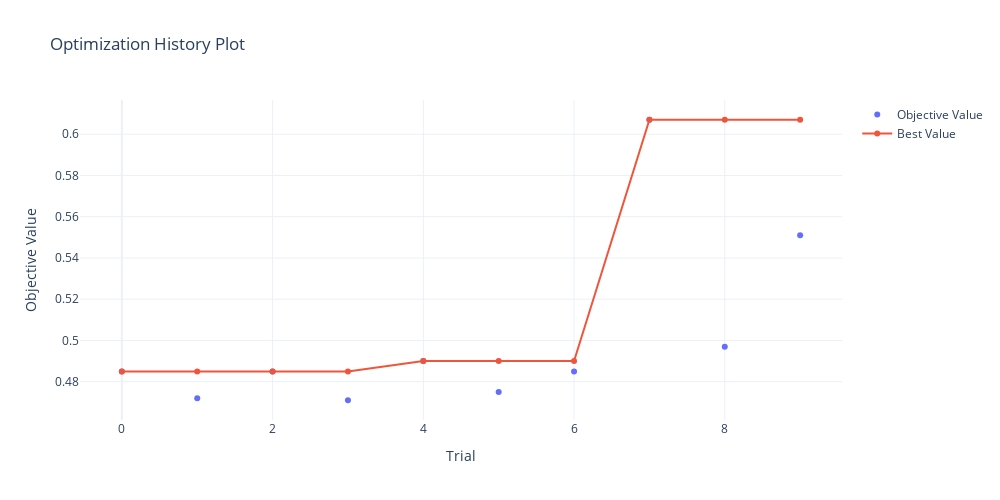
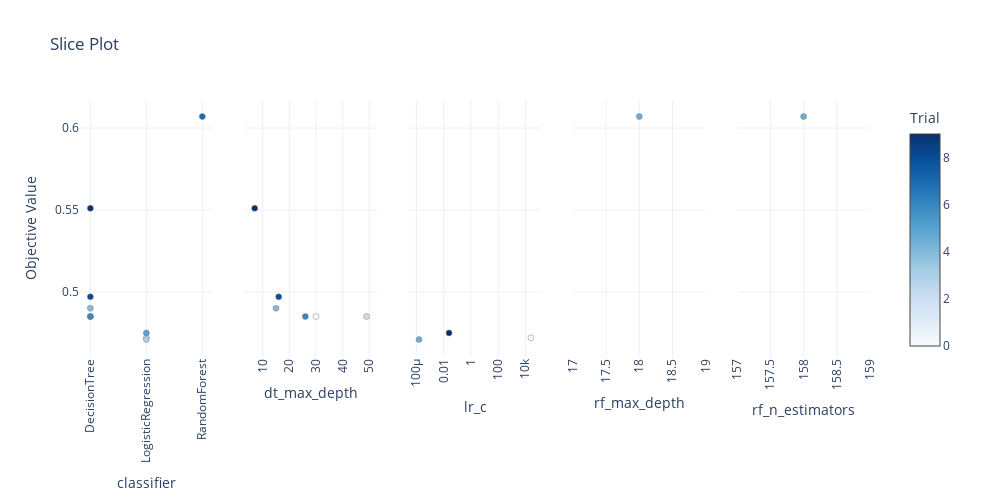

The notebook cell saved with these charts, in order:
### Markdown cell above
Визуализируем результаты.

### Code cell
print_best_params_and_metrics(study_downsampled.best_params, metrics)

fig = optuna.visualization.plot_optimization_history(study_downsampled)
fig.update_layout(template='plotly_white', width=FIG_WIDTH, height=FIG_HEIGHT)
fig.show()

fig = optuna.visualization.plot_slice(study_downsampled)
fig.update_layout(template='plotly_white', width=FIG_WIDTH, height=FIG_HEIGHT)
fig.update_xaxes(tickangle=-90)
fig.show()

fig = plot_roc_auc('upsampled', best_model, 'ROC for the best model, downsampled')
fig.show()

### Figure 1 — Plotly figure (JSON) as saved in the notebook; plotly's stock layout.template omitted (floating-point values rounded to 4 significant figures)
{"data": [{"mode": "markers", "name": "Objective Value", "type": "scatter", "x": [0, 1, 2, 3, 4, 5, 6, 7, 8, 9], "y": [0.485, 0.472, 0.485, 0.471, 0.49, 0.475, 0.485, 0.607, 0.497, 0.551]}, {"name": "Best Value", "type": "scatter", "x": [0, 1, 2, 3, 4, 5, 6, 7, 8, 9], "y": [0.485, 0.485, 0.485, 0.485, 0.49, 0.49, 0.49, 0.607, 0.607, 0.607]}], "layout": {"height": 500, "title": {"text": "Optimization History Plot"}, "width": 1000, "xaxis": {"title": {"text": "Trial"}}, "yaxis": {"title": {"text": "Objective Value"}}}}

### Figure 2 — Plotly figure (JSON) as saved in the notebook; plotly's stock layout.template omitted (floating-point values rounded to 4 significant figures)
{"data": [{"marker": {"color": [0, 1, 2, 3, 4, 5, 6, 7, 8, 9], "colorbar": {"title": {"text": "Trial"}, "x": 1, "xpad": 40}, "colorscale": [[0, "rgb(247,251,255)"], [0.125, "rgb(222,235,247)"], [0.25, "rgb(198,219,239)"], [0.375, "rgb(158,202,225)"], [0.5, "rgb(107,174,214)"], [0.625, "rgb(66,146,198)"], [0.75, "rgb(33,113,181)"], [0.875, "rgb(8,81,156)"], [1, "rgb(8,48,107)"]], "line": {"color": "Grey", "width": 0.5}, "showscale": true}, "mode": "markers", "showlegend": false, "type": "scatter", "x": ["DecisionTree", "LogisticRegression", "DecisionTree", "LogisticRegression", "DecisionTree", "LogisticRegression", "DecisionTree", "RandomForest", "DecisionTree", "DecisionTree"], "xaxis": "x", "y": [0.485, 0.472, 0.485, 0.471, 0.49, 0.475, 0.485, 0.607, 0.497, 0.551], "yaxis": "y"}, {"marker": {"color": [0, 2, 4, 6, 8, 9], "colorbar": {"title": {"text": "Trial"}, "x": 1, "xpad": 40}, "colorscale": [[0, "rgb(247,251,255)"], [0.125, "rgb(222,235,247)"], [0.25, "rgb(198,219,239)"], [0.375, "rgb(158,202,225)"], [0.5, "rgb(107,174,214)"], [0.625, "rgb(66,146,198)"], [0.75, "rgb(33,113,181)"], [0.875, "rgb(8,81,156)"], [1, "rgb(8,48,107)"]], "line": {"color": "Grey", "width": 0.5}, "showscale": false}, "mode": "markers", "showlegend": false, "type": "scatter", "x": [30, 49, 15, 26, 16, 7], "xaxis": "x2", "y": [0.485, 0.485, 0.49, 0.485, 0.497, 0.551], "yaxis": "y2"}, {"marker": {"color": [1, 3, 5], "colorbar": {"title": {"text": "Trial"}, "x": 1, "xpad": 40}, "colorscale": [[0, "rgb(247,251,255)"], [0.125, "rgb(222,235,247)"], [0.25, "rgb(198,219,239)"], [0.375, "rgb(158,202,225)"], [0.5, "rgb(107,174,214)"], [0.625, "rgb(66,146,198)"], [0.75, "rgb(33,113,181)"], [0.875, "rgb(8,81,156)"], [1, "rgb(8,48,107)"]], "line": {"color": "Grey", "width": 0.5}, "showscale": false}, "mode": "markers", "showlegend": false, "type": "scatter", "x": [24780.0, 0.0001588, 0.02491], "xaxis": "x3", "y": [0.472, 0.471, 0.475], "yaxis": "y3"}, {"marker": {"color": [7], "colorbar": {"title": {"text": "Trial"}, "x": 1, "xpad": 40}, "colorscale": [[0, "rgb(247,251,255)"], [0.125, "rgb(222,235,247)"], [0.25, "rgb(198,219,239)"], [0.375, "rgb(158,202,225)"], [0.5, "rgb(107,174,214)"], [0.625, "rgb(66,146,198)"], [0.75, "rgb(33,113,181)"], [0.875, "rgb(8,81,156)"], [1, "rgb(8,48,107)"]], "line": {"color": "Grey", "width": 0.5}, "showscale": false}, "mode": "markers", "showlegend": false, "type": "scatter", "x": [18], "xaxis": "x4", "y": [0.607], "yaxis": "y4"}, {"marker": {"color": [7], "colorbar": {"title": {"text": "Trial"}, "x": 1, "xpad": 40}, "colorscale": [[0, "rgb(247,251,255)"], [0.125, "rgb(222,235,247)"], [0.25, "rgb(198,219,239)"], [0.375, "rgb(158,202,225)"], [0.5, "rgb(107,174,214)"], [0.625, "rgb(66,146,198)"], [0.75, "rgb(33,113,181)"], [0.875, "rgb(8,81,156)"], [1, "rgb(8,48,107)"]], "line": {"color": "Grey", "width": 0.5}, "showscale": false}, "mode": "markers", "showlegend": false, "type": "scatter", "x": [158], "xaxis": "x5", "y": [0.607], "yaxis": "y5"}], "layout": {"height": 500, "title": {"text": "Slice Plot"}, "width": 1000, "xaxis": {"anchor": "y", "domain": [0, 0.168], "tickangle": -90, "title": {"text": "classifier"}}, "xaxis2": {"anchor": "y2", "domain": [0.208, 0.376], "tickangle": -90, "title": {"text": "dt_max_depth"}}, "xaxis3": {"anchor": "y3", "domain": [0.416, 0.584], "tickangle": -90, "title": {"text": "lr_c"}, "type": "log"}, "xaxis4": {"anchor": "y4", "domain": [0.624, 0.792], "tickangle": -90, "title": {"text": "rf_max_depth"}}, "xaxis5": {"anchor": "y5", "domain": [0.832, 1], "tickangle": -90, "title": {"text": "rf_n_estimators"}}, "yaxis": {"anchor": "x", "domain": [0, 1], "title": {"text": "Objective Value"}}, "yaxis2": {"anchor": "x2", "domain": [0, 1], "matches": "y", "showticklabels": false}, "yaxis3": {"anchor": "x3", "domain": [0, 1], "matches": "y", "showticklabels": false}, "yaxis4": {"anchor": "x4", "domain": [0, 1], "matches": "y", "showticklabels": false}, "yaxis5": {"anchor": "x5", "domain": [0, 1], "matches": "y", "showticklabels": false}}}
